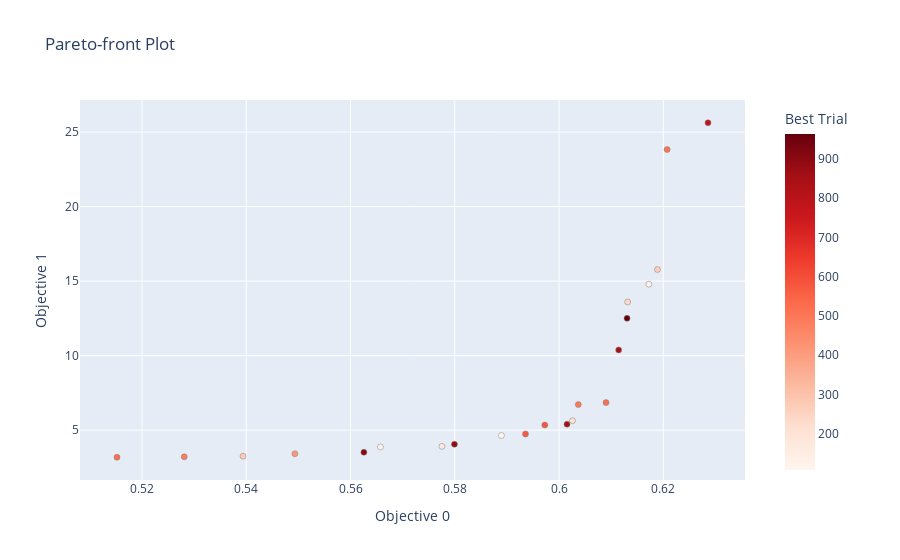

Notebook code cell kept with this figure:
### Code cell
optuna.visualization.plot_pareto_front(study, include_dominated_trials=False)

### Figure 1 — Plotly figure (JSON) as saved in the notebook; plotly's stock layout.template omitted (floating-point values rounded to 4 significant figures)
{"data": [{"hovertemplate": "%{text}<extra>Trial</extra>", "marker": {"color": [], "colorbar": {"title": {"text": "Trial"}}, "colorscale": [[0, "rgb(247,251,255)"], [0.125, "rgb(222,235,247)"], [0.25, "rgb(198,219,239)"], [0.375, "rgb(158,202,225)"], [0.5, "rgb(107,174,214)"], [0.625, "rgb(66,146,198)"], [0.75, "rgb(33,113,181)"], [0.875, "rgb(8,81,156)"], [1, "rgb(8,48,107)"]], "line": {"color": "Grey", "width": 0.5}}, "mode": "markers", "showlegend": false, "text": [], "type": "scatter", "x": [], "y": []}, {"hovertemplate": "%{text}<extra>Best Trial</extra>", "marker": {"color": [108, 121, 134, 176, 216, 240, 265, 277, 415, 485, 494, 507, 519, 527, 573, 576, 781, 848, 857, 893, 908, 963], "colorbar": {"title": {"text": "Best Trial"}, "x": 1, "xpad": 40}, "colorscale": [[0, "rgb(255,245,240)"], [0.125, "rgb(254,224,210)"], [0.25, "rgb(252,187,161)"], [0.375, "rgb(252,146,114)"], [0.5, "rgb(251,106,74)"], [0.625, "rgb(239,59,44)"], [0.75, "rgb(203,24,29)"], [0.875, "rgb(165,15,21)"], [1, "rgb(103,0,13)"]], "line": {"color": "Grey", "width": 0.5}}, "mode": "markers", "showlegend": false, "text": ["{<br>  \"number\": 108,<br>  \"values\": [<br>    0.5889387437602825,<br>    4.637937393821253<br>  ],<br>  \"params\": {<br>    \"pi1_prob\": 0.3268169793142432,<br>    \"pi2_prob\": 0.25814138260256164<br>  }<br>}", "{<br>  \"number\": 121,<br>  \"values\": [<br>    0.5657301101303178,<br>    3.8712961878252665<br>  ],<br>  \"params\": {<br>    \"pi1_prob\": 0.522205316082573,<br>    \"pi2_prob\": 0.06310143912675566<br>  }<br>}", "{<br>  \"number\": 134,<br>  \"values\": [<br>    0.6172425715960748,<br>    14.790620788792655<br>  ],<br>  \"params\": {<br>    \"pi1_prob\": 0.07331571345977131,<br>    \"pi2_prob\": 0.4500234622629225<br>  }<br>}", "{<br>  \"number\": 176,<br>  \"values\": [<br>    0.5775386018117123,<br>    3.912647080211209<br>  ],<br>  \"params\": {<br>    \"pi1_prob\": 0.43609841511298064,<br>    \"pi2_prob\": 0.2875993113413502<br>  }<br>}", "{<br>  \"number\": 216,<br>  \"values\": [<br>    0.6025845269340689,<br>    5.631391600500534<br>  ],<br>  \"params\": {<br>    \"pi1_prob\": 0.25360255314105484,<br>    \"pi2_prob\": 0.4969955453139279<br>  }<br>}", "{<br>  \"number\": 240,<br>  \"values\": [<br>    0.6131674332160825,<br>    13.598236542020011<br>  ],<br>  \"params\": {<br>    \"pi1_prob\": 0.08016108040236627,<br>    \"pi2_prob\": 0.26932334554488246<br>  }<br>}", "{<br>  \"number\": 265,<br>  \"values\": [<br>    0.6188869086789569,<br>    15.78173961383852<br>  ],<br>  \"params\": {<br>    \"pi1_prob\": 0.03407006771305619,<br>    \"pi2_prob\": 0.3309382049058355<br>  }<br>}", "{<br>  \"number\": 277,<br>  \"values\": [<br>    0.5393821867518781,<br>    3.25344470110837<br>  ],<br>  \"params\": {<br>    \"pi1_prob\": 0.697016846825202,<br>    \"pi2_prob\": 0.027536845669779157<br>  }<br>}", "{<br>  \"number\": 415,<br>  \"values\": [<br>    0.5493317037390062,<br>    3.413244072927607<br>  ],<br>  \"params\": {<br>    \"pi1_prob\": 0.609654837697576,<br>    \"pi2_prob\": 0.0451480521609646<br>  }<br>}", "{<br>  \"number\": 485,<br>  \"values\": [<br>    0.5281012531402556,<br>    3.2076397982312788<br>  ],<br>  \"params\": {<br>    \"pi1_prob\": 0.7374656368842555,<br>    \"pi2_prob\": 0.04633715465230752<br>  }<br>}", "{<br>  \"number\": 494,<br>  \"values\": [<br>    0.6036965281981855,<br>    6.713066487543085<br>  ],<br>  \"params\": {<br>    \"pi1_prob\": 0.2216969933335707,<br>    \"pi2_prob\": 0.6002470966440768<br>  }<br>}", "{<br>  \"number\": 507,<br>  \"values\": [<br>    0.6207400019031696,<br>    23.82488218163743<br>  ],<br>  \"params\": {<br>    \"pi1_prob\": 0.03074056857505316,<br>    \"pi2_prob\": 0.3989622186909593<br>  }<br>}", "{<br>  \"number\": 519,<br>  \"values\": [<br>    0.6090159083214643,<br>    6.846861196179851<br>  ],<br>  \"params\": {<br>    \"pi1_prob\": 0.136021085165874,<br>    \"pi2_prob\": 0.45428784868929495<br>  }<br>}", "{<br>  \"number\": 527,<br>  \"values\": [<br>    0.5152009337628166,<br>    3.1794914437533532<br>  ],<br>  \"params\": {<br>    \"pi1_prob\": 0.8254804953029377,<br>    \"pi2_prob\": 0.04062337145605934<br>  }<br>}", "{<br>  \"number\": 573,<br>  \"values\": [<br>    0.5935728530303631,<br>    4.740135349090809<br>  ],<br>  \"params\": {<br>    \"pi1_prob\": 0.2838832329070977,<br>    \"pi2_prob\": 0.3626006544265449<br>  }<br>}", "{<br>  \"number\": 576,<br>  \"values\": [<br>    0.5972728874753278,<br>    5.33760621201448<br>  ],<br>  \"params\": {<br>    \"pi1_prob\": 0.23826557679688182,<br>    \"pi2_prob\": 0.20468491702956873<br>  }<br>}", "{<br>  \"number\": 781,<br>  \"values\": [<br>    0.6285795736050476,<br>    25.624704571298032<br>  ],<br>  \"params\": {<br>    \"pi1_prob\": 0.05202994383826726,<br>    \"pi2_prob\": 0.4877119578367661<br>  }<br>}", "{<br>  \"number\": 848,<br>  \"values\": [<br>    0.6114426581880873,<br>    10.379429708796811<br>  ],<br>  \"params\": {<br>    \"pi1_prob\": 0.11847399512127242,<br>    \"pi2_prob\": 0.4988071663446786<br>  }<br>}", "{<br>  \"number\": 857,<br>  \"values\": [<br>    0.601530394960934,<br>    5.393535266292045<br>  ],<br>  \"params\": {<br>    \"pi1_prob\": 0.16329229636756087,<br>    \"pi2_prob\": 0.17080908797479769<br>  }<br>}", "{<br>  \"number\": 893,<br>  \"values\": [<br>    0.5799382329693342,<br>    4.049968611389514<br>  ],<br>  \"params\": {<br>    \"pi1_prob\": 0.37491293074413967,<br>    \"pi2_prob\": 0.13706870824481238<br>  }<br>}", "{<br>  \"number\": 908,<br>  \"values\": [<br>    0.5625671241033495,<br>    3.516320200804524<br>  ],<br>  \"params\": {<br>    \"pi1_prob\": 0.49288691390272965,<br>    \"pi2_prob\": 0.006752775283236779<br>  }<br>}", "{<br>  \"number\": 963,<br>  \"values\": [<br>    0.6130521450669075,<br>    12.498261127546042<br>  ],<br>  \"params\": {<br>    \"pi1_prob\": 0.10152369844450303,<br>    \"pi2_prob\": 0.7573446433273494<br>  }<br>}"], "type": "scatter", "x": [0.5889, 0.5657, 0.6172, 0.5775, 0.6026, 0.6132, 0.6189, 0.5394, 0.5493, 0.5281, 0.6037, 0.6207, 0.609, 0.5152, 0.5936, 0.5973, 0.6286, 0.6114, 0.6015, 0.5799, 0.5626, 0.6131], "y": [4.638, 3.871, 14.79, 3.913, 5.631, 13.6, 15.78, 3.253, 3.413, 3.208, 6.713, 23.82, 6.847, 3.179, 4.74, 5.338, 25.62, 10.38, 5.394, 4.05, 3.516, 12.5]}], "layout": {"title": {"text": "Pareto-front Plot"}, "xaxis": {"title": {"text": "Objective 0"}}, "yaxis": {"title": {"text": "Objective 1"}}}}
